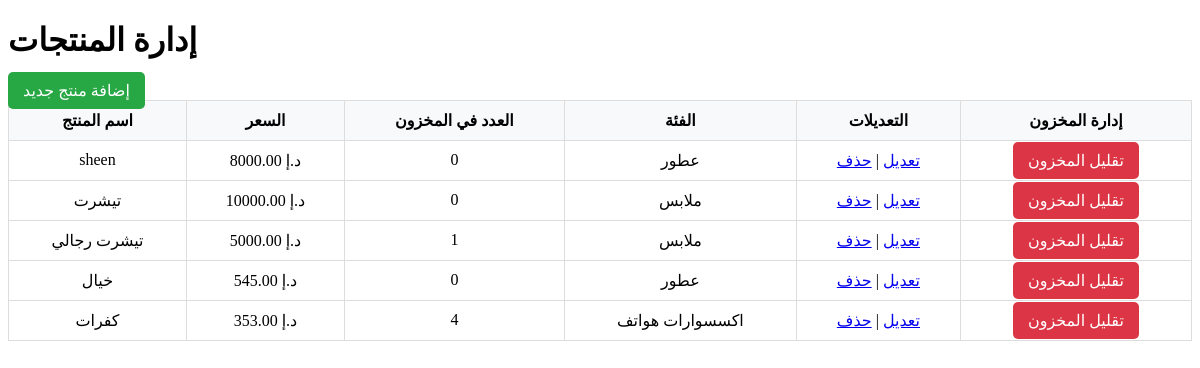
Page /shop/supervisor/products/ on the committed database.
### shop/models.py (models this page shows, shortened)
class Product(models.Model):
    name = models.CharField(max_length=255)
    description = models.TextField(blank=True)
    price = models.DecimalField(max_digits=10, decimal_places=2)
    stock = models.PositiveIntegerField(default=0)
    category = models.ForeignKey(
        Category, related_name="products", on_delete=models.CASCADE
    )
    image = models.ImageField(upload_to="product_images/", blank=True, null=True)
    discount_percentage = models.DecimalField(max_digits=5, decimal_places=2, default=0)
    created_at = models.DateTimeField(default=timezone.now)
    updated_at = models.DateTimeField(auto_now=True)

class Category(models.Model):
    name = models.CharField(max_length=100)
    image = models.ImageField(upload_to="categories/", default="default.jpg")

### shop/views.py (the view)
# urls.py: path("supervisor/products/", product_management, name="product_management"),
def product_management(request):
    categories = Category.objects.all()
    products = Product.objects.all()
    category_id = request.GET.get("category")
    if category_id:
        products = products.filter(category_id=category_id)
    search_query = request.GET.get("search")
    if search_query:
        products = products.filter(name__icontains=search_query)
    return render(
        request,
        "shop/product_management.html",
        {
            "products": products,
            "categories": categories,
            "selected_category": category_id,
            "search_query": search_query,
        },
    )

### shop/templates/shop/product_management.html (shortened to what this page needs)
<!DOCTYPE html>
<html lang="ar">
<head>
</head>
<body>
    <h1>إدارة المنتجات</h1>
    <a href="{% url 'add_product' %}" class="button">إضافة منتج جديد</a>
    <table>
        <thead>
            <tr>
                <th>اسم المنتج</th>
                <th>السعر</th>
                <th>العدد في المخزون</th>
                <th>الفئة</th>
                <th>التعديلات</th>
                <th>إدارة المخزون</th>
            </tr>
        </thead>
        <tbody>
            {% for product in products %}
                <tr>
                    <td>{{ product.name }}</td>
                    <td>{{ product.price }} د.إ</td>
                    <td>{{ product.stock }}</td>
                    <td>{{ product.category.name }}</td>
                    <td>
                        <a href="{% url 'edit_product' product.id %}">تعديل</a> |
                        <a href="{% url 'delete_product' product.id %}" onclick="return confirm('هل أنت متأكد من حذف هذا المنتج؟');">حذف</a>
                    </td>
                    <td>
                        <a href="{% url 'reduce_stock' product.id %}" class="button-danger" onclick="return confirm('هل أنت متأكد من تقليل المخزون؟');">تقليل المخزون</a>
                    </td>
                </tr>
            {% empty %}
                <tr>
                    <td colspan="6">لا توجد منتجات حالياً.</td>
                </tr>
            {% endfor %}
        </tbody>
    </table>
</body>
</html>

### shop/templates/shop/product_management.html (style rules this page uses)
table { width: 100%; border-collapse: collapse; }
th, td { padding: 10px; text-align: center; border: 1px solid #ddd; }
th { background-color: #f8f9fa; }
.button { background-color: #28a745; color: white; padding: 10px 15px; border-radius: 5px; text-decoration: none; margin-bottom: 15px; }
.button-danger { background-color: #dc3545; color: white; padding: 10px 15px; border-radius: 5px; text-decoration: none; margin-bottom: 15px; }

### rows in the picture
Product: name "sheen", price "8000.00", stock "0", category.name "عطور"
Product: name "تيشرت", price "10000.00", stock "0", category.name "ملابس"
Product: name "تيشرت رجالي", price "5000.00", stock "1", category.name "ملابس"
Product: name "خيال", price "545.00", stock "0", category.name "عطور"
Product: name "كفرات", price "353.00", stock "4", category.name "اكسسوارات هواتف"
